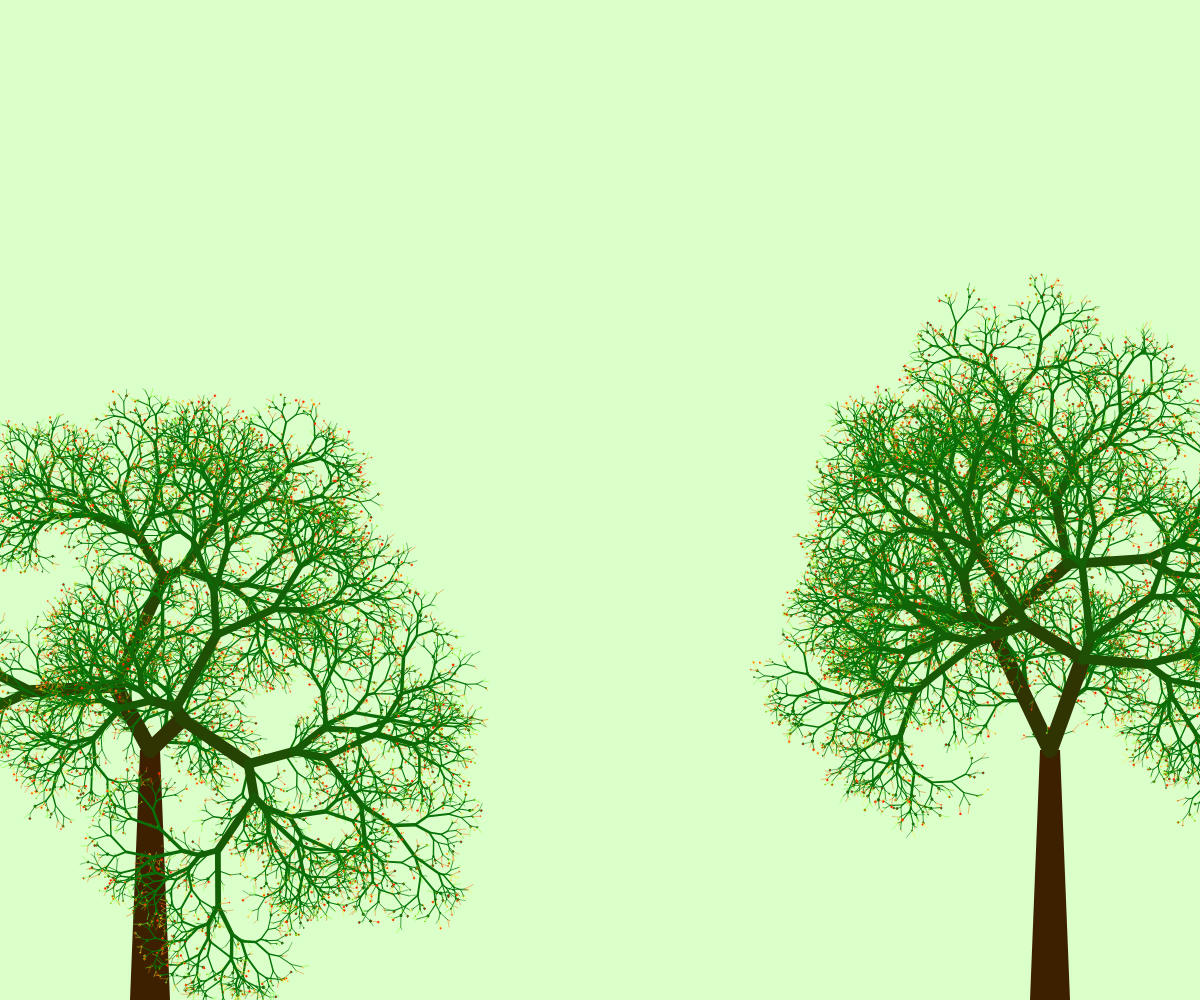
Frame 1 (no input)
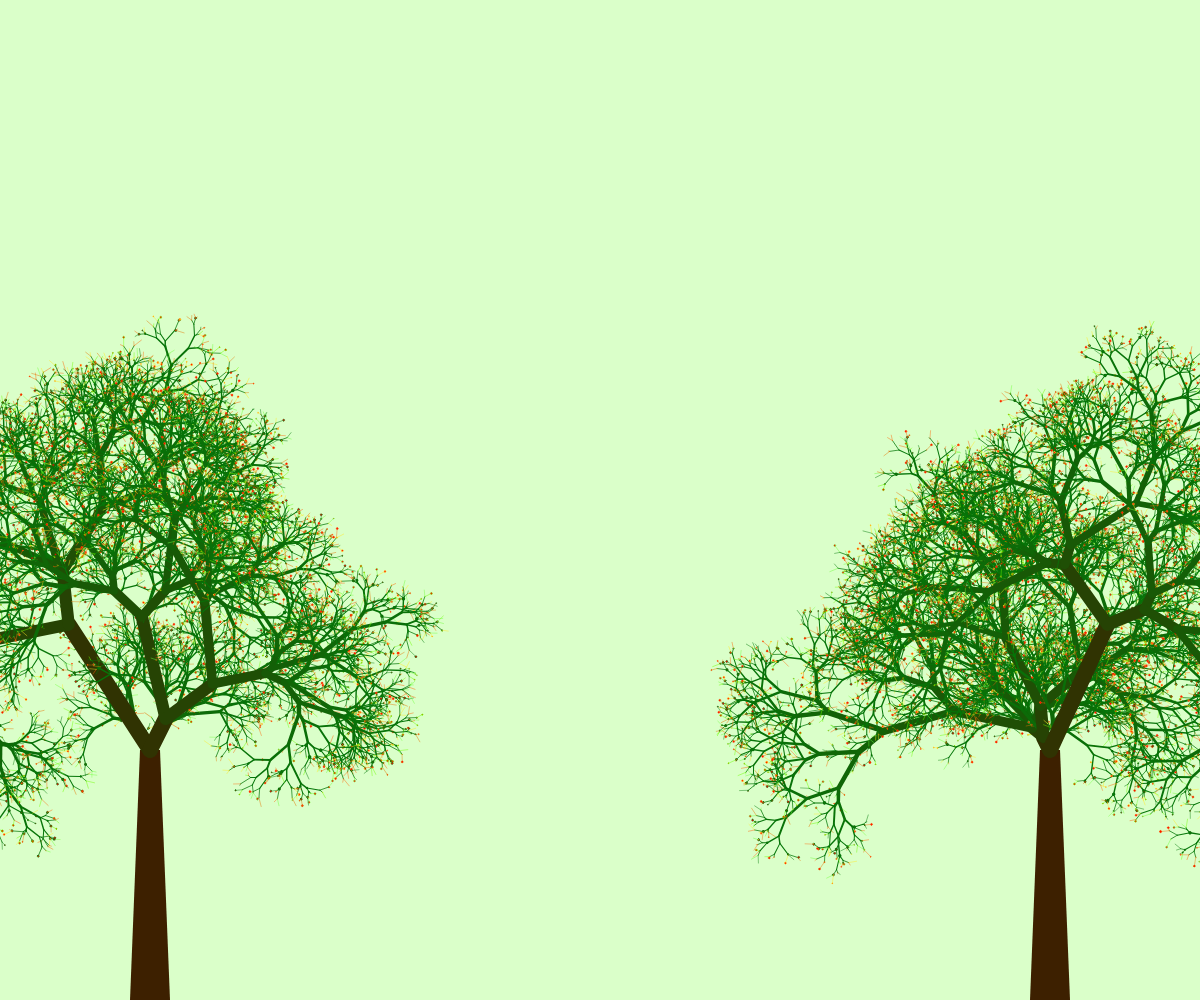
Frame 2 (the mouse pressed at the canvas centre, redrawn once)

The p5.js sketch that drew these frames (run headless with seeded random() and noise() and a simulated clock; the mouse was pressed at the canvas centre and the sketch redrawn once):

// p5.js sketch
// ── sketch.js
const baseColor = '#daffc9';
const col = [
  [61, 32, 0],
  [4, 120, 9]
];
const otherColors = [
  '#ffe926',
  '#71ff3d',
  '#6fff00',
  '#047809',
  '#fc670a',
  '#e37705'  
];
function setup(){
  createCanvas(window.innerWidth, window.innerHeight);
  background(baseColor);
}
function windowResized() {
  resizeCanvas(window.innerWidth, window.innerHeight);
}

function tree(l){
  if(random(100)<25 && l<2) {fill('red'); ellipse(0, 0, Math.floor(random(3)));}
  if(l<8) return;
  let w = map(l, 200, 10, 20, 0.5);
  strokeWeight(w);
  if(l<10) stroke(otherColors[Math.floor(random(otherColors.length))]);
  else stroke(color(map(w, 20, 0.5, col[0][0], col[1][0]),map(w, 20, 0.5, col[0][1], col[1][1]),map(w, 20, 0.5, col[0][2], col[1][2])));
  let r = random(-l);
  if(l>190) {
    r=-250;
    fill(61, 32, 0);
    noStroke();
    quad(-20, 0, 20, 0, 10, r, -10, r);
  }
  else line(0, 0, 0, r); 

  push();
  translate(0, r);
  if(l>190) rotate(random(-PI/3,-PI/10));
  else if(l>150) rotate(random(-PI/2, -PI/10));
  else if(l>100) rotate(random(-PI/3,-PI/10));
  else rotate(random(-PI/5, -PI/10));
  tree(l*0.1);
  tree(l*0.3);
  tree(l*0.79);
  pop();

  push();
  translate(0, r);
  if(l>190) rotate(random(PI/10, PI/3));
  else if(l>150) rotate(random(PI/10, PI/2));
  else if(l>100) rotate(random(PI/10, PI/3));
  else rotate(random(PI/10, PI/4));
  tree(l*0.1);
  tree(l*0.3);
  tree(l*0.79);
  pop();
}

function draw(){
  frameRate(0.1);
  background(baseColor);
  if(width<500){
    push();
    translate(width/2, height);
    tree(200);
    pop();
  }
  else{
    push();
    translate(width/8, height);
    tree(200);
    pop();
    push();
    translate(7*width/8, height);
    tree(200);
    pop();
  }
  noLoop()
}
// ── sketch.html
<!DOCTYPE html>
<html lang="">

<head>
  <meta charset="utf-8">
  <meta name="viewport" content="width=device-width, initial-scale=1.0">
  <style>
    html, body {
      padding: 0;
      margin: 0;
      height: 100%;
      width: 100%;
      overflow:hidden;
    }
  </style>
  <script src="./p5.js"></script>
</head>

<script src="sketch.js"></script>

</html>
